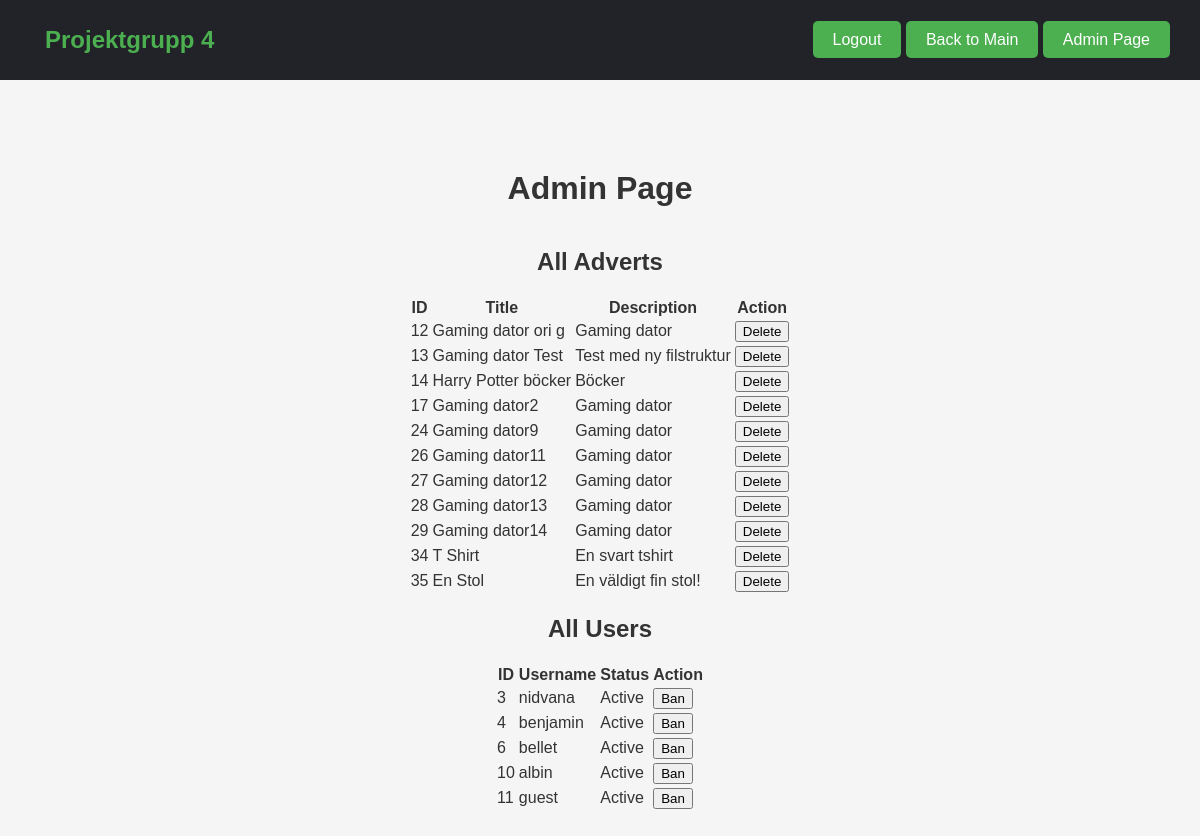
Page /php/admin.php (signed in) on the committed database.
### tables this page shows
CREATE TABLE Adverts (
    id INTEGER PRIMARY KEY AUTOINCREMENT,
    userID INTEGER,
    title TEXT NOT NULL,
    description TEXT NOT NULL,
    created_at TIMESTAMP DEFAULT CURRENT_TIMESTAMP, categoryID INTEGER, address TEXT, image TEXT,
    FOREIGN KEY (userID) REFERENCES Users(userID)
);

CREATE TABLE "Users" (
	"userID"	INTEGER,
	"username"	TEXT,
	"email"	TEXT,
	"password"	TEXT,
	"role"	TEXT DEFAULT 'user',
	"is_banned"	TEXT DEFAULT 'false',
	PRIMARY KEY("userID" AUTOINCREMENT)
);

### php/admin.php (the view, shortened to what this page needs)
<?php
$db = new SQLite3("../grupp.db");
$adverts = $db->query('SELECT * FROM Adverts');
$users = $db->query('SELECT * FROM Users');
?>
<!DOCTYPE html>
<html lang="en">
<head>
    <link rel="stylesheet" href="../css/style.css">
</head>
<body>
    <div class="header-container">
        <nav class="header">
            <h1 id="header-logo">Projektgrupp 4</h1>
            <div class="header-btns">
                <a href="logout.php" class="header-link header-btn">Logout</a>
                <a href="main.php" class="header-link header-btn">Back to Main</a>
                <a href="admin.php" class="header-link header-btn">Admin Page</a>
            </div>
        </nav>
    </div>
    <div class="admin-container">
        <h1>Admin Page</h1>
        <h2>All Adverts</h2>
        <table>
            <tr>
                <th>ID</th>
                <th>Title</th>
                <th>Description</th>
                <th>Action</th>
            </tr>
            <?php while ($advert = $adverts->fetchArray(SQLITE3_ASSOC)): ?>
                <tr id="advert-<?php echo $advert['id']; ?>">
                    <td><?php echo htmlspecialchars($advert['id']); ?></td>
                    <td><?php echo htmlspecialchars($advert['title']); ?></td>
                    <td><?php echo htmlspecialchars($advert['description']); ?></td>
                    <td>
                        <button class="delete-btn" data-id="<?php echo $advert['id']; ?>">Delete</button>
                    </td>
                </tr>
            <?php endwhile; ?>
        </table>
        <h2>All Users</h2>
        <table>
            <tr>
                <th>ID</th>
                <th>Username</th>
                <th>Status</th>
                <th>Action</th>
            </tr>
            <?php while ($user = $users->fetchArray(SQLITE3_ASSOC)): ?>
                <tr id="user-<?php echo $user['userID']; ?>">
                    <td><?php echo htmlspecialchars($user['userID']); ?></td>
                    <td><?php echo htmlspecialchars($user['username']); ?></td>
                    <td><?php echo $user['is_banned'] === 'true' ? 'Banned' : 'Active'; ?></td>
                    <td>
                        <button class="ban-btn" data-id="<?php echo $user['userID']; ?>" data-banned="<?php echo $user['is_banned']; ?>">
                            <?php echo $user['is_banned'] === 'true' ? 'Unban' : 'Ban'; ?>
                        </button>
                    </td>
                </tr>
            <?php endwhile; ?>
    </div>
</body>
</html>

### css/style.css (style rules this page uses)
:root { --darkgrey: #212329; --brightred: #4CAF50; --white: #fff; }
body { margin: 0; padding: 0; }
.header-container { width: 100%; background-color: var(--darkgrey); }
.header { display: flex; justify-content: space-between; align-items: center; height: 80px; width: 95%; margin: 0 auto; }
#header-logo { color: var(--brightred); margin-left: 15px; }
.header-link { text-decoration: none; color: var(--white); }
.header-btn { background-color: var(--brightred); color: var(--white); padding: 10px 20px; border-radius: 5px; border: none; cursor: pointer; transition: background-color 0.3s; }

### css/account_forms.css (style rules this page uses)
:root { --errorColor: #f00e0e; --validColor: #0add0a; --darkgrey: #212329; --brightred: #F9423D; --white: #fff; }

### css/main.css (style rules this page uses)
body { font-family: Arial, sans-serif; background-color: #f5f5f5; color: #333; }
h1, h2 { color: #333; }

### css/admin.css (style rules this page uses)
.admin-container { display: flex; flex-direction: column; align-items: center; justify-content: center; height: 100vh; }

### rows in the picture
adverts: id "12", title "Gaming dator ori g", description "Gaming dator"
adverts: id "13", title "Gaming dator Test", description "Test med ny filstruktur"
adverts: id "14", title "Harry Potter böcker", description "Böcker"
adverts: id "17", title "Gaming dator2", description "Gaming dator"
adverts: id "24", title "Gaming dator9", description "Gaming dator"
adverts: id "26", title "Gaming dator11", description "Gaming dator"
adverts: id "27", title "Gaming dator12", description "Gaming dator"
adverts: id "28", title "Gaming dator13", description "Gaming dator"
adverts: id "29", title "Gaming dator14", description "Gaming dator"
adverts: id "34", title "T Shirt", description "En svart tshirt"
adverts: id "35", title "En Stol", description "En väldigt fin stol!"
users: userID "3", username "nidvana", is_banned "Active"
users: userID "4", username "benjamin", is_banned "Active"
users: userID "6", username "bellet", is_banned "Active"
users: userID "10", username "albin", is_banned "Active"
users: userID "11", username "guest", is_banned "Active"
